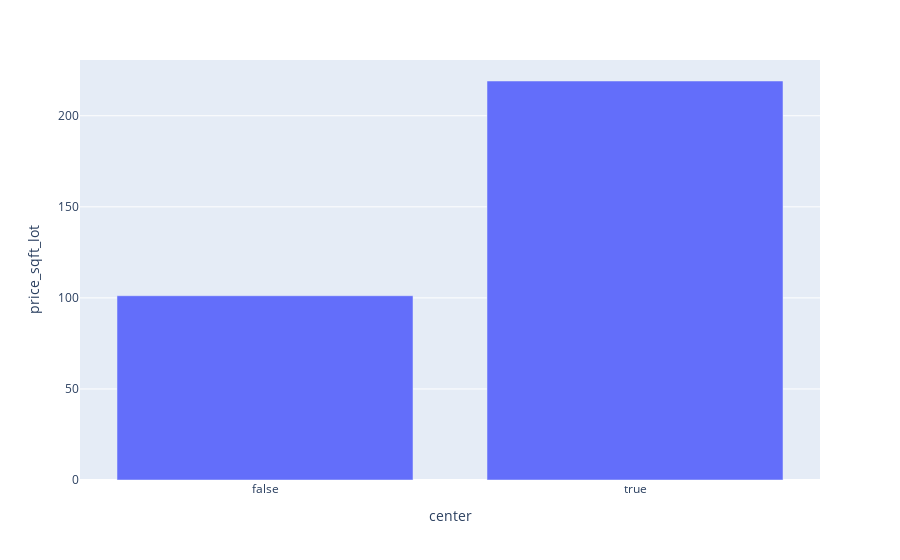

Write notebook code for a chart like this one.
### Markdown cell above
We could also use a bar chart to display our results:

### Code cell
fig = px.bar(
    data_frame=df_sorted_sell.groupby(['center']).mean().reset_index(), 
    x="center", 
    y="price_sqft_lot"
)

fig

### Figure 1 — Plotly figure (JSON) as saved in the notebook; plotly's stock layout.template omitted (floating-point values rounded to 4 significant figures)
{"data": [{"alignmentgroup": "True", "hovertemplate": "center=%{x}<br>price_sqft_lot=%{y}<extra></extra>", "legendgroup": "", "marker": {"color": "#636efa", "pattern": {"shape": ""}}, "name": "", "offsetgroup": "", "orientation": "v", "showlegend": false, "textposition": "auto", "type": "bar", "x": [false, true], "xaxis": "x", "y": [101.2, 219.1], "yaxis": "y"}], "layout": {"barmode": "relative", "legend": {"tracegroupgap": 0}, "margin": {"t": 60}, "xaxis": {"anchor": "y", "domain": [0, 1], "title": {"text": "center"}}, "yaxis": {"anchor": "x", "domain": [0, 1], "title": {"text": "price_sqft_lot"}}}}
